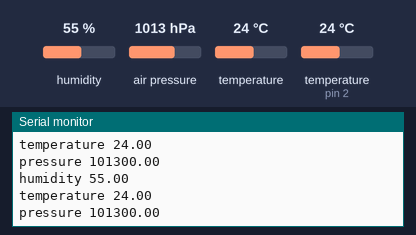
Recording of a sketch running on a simulated Arduino Uno, built with avr-gcc and run on an emulated ATmega328P. Parts: the last lines printed to the serial monitor. The inputs (shaded band) are chosen by the test bench; at power-on: humidity 55 %, air pressure 1013 hPa, temperature 24 °C, temperature (sensor on pin 2) 24 °C.

Above: at 2.8 s.
2.9 s: humidity set to 22 %
At 5.3 s:
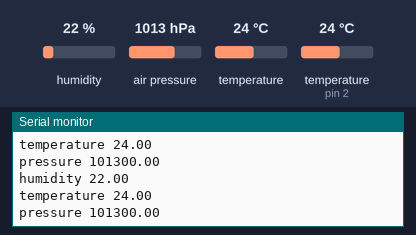
5.6 s: air pressure set to 952 hPa
At 6.9 s:
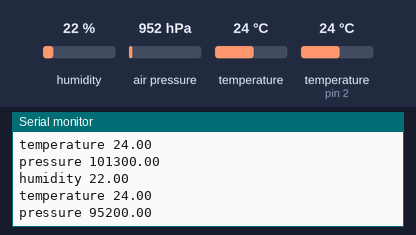
8.3 s: temperature (sensor 0) set to 12 °C
At 10.8 s:
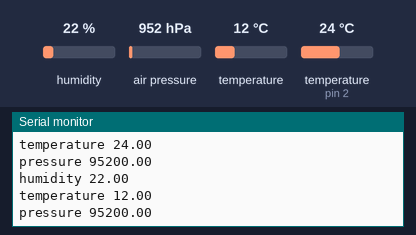
11.0 s: humidity set to 40 %
At 13.4 s:
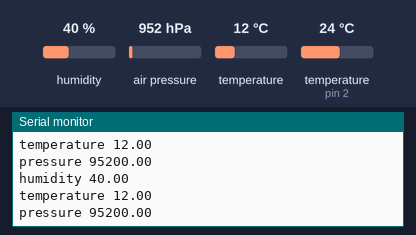
13.7 s: air pressure set to 975 hPa
At 15.0 s:
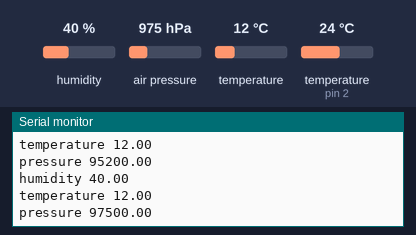
Timing chart, 0 to 16.7 s (numbered marks = the images above; inputs shaded):
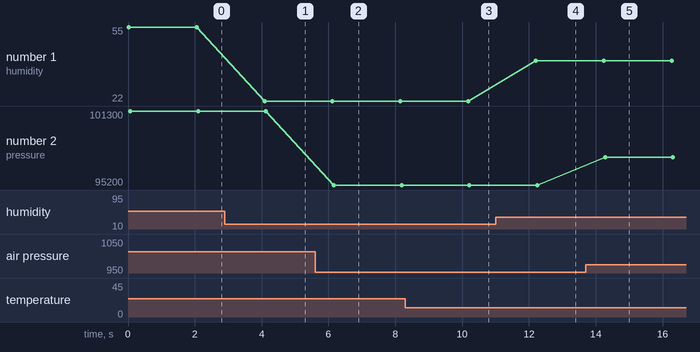

Measured:
- after the input at 2.9 s, the serial monitor: prints a new line after 1.2 s (image 1)
- after the input at 5.6 s, the serial monitor: prints a new line after 0.56 s (image 2)
- after the input at 8.3 s, the serial monitor: prints a new line after 1.9 s (image 3)
- after the input at 11.0 s, the serial monitor: prints a new line after 1.2 s (image 4)
- after the input at 13.7 s, the serial monitor: prints a new line after 0.58 s (image 5)
- plotted number 1: 55 → 22 after the input at 2.9 s, 22 → 40 after the input at 11.0 s
- plotted number 2: 101300 → 95200 after the input at 5.6 s, 95200 → 97500 after the input at 13.7 s

The sketch:

stormyMain.ino
```cpp
#include <Wire.h>
#include <OneWire.h>
#include <Adafruit_BMP085.h>
#include <Adafruit_Sensor.h>
#include <DHT.h>

#define DHTPIN 2          //DHT data is connected to pin2
#define DHTTYPE DHT11     //  sensor type DHT11
#define mainDelay 2000

DHT dht(DHTPIN, DHTTYPE); //global object dht
Adafruit_BMP085 bmp; //global object bmp


    void setup()
    {
      Serial.begin(9600);     // serial port init
      dht.begin();            // sensor init
      if (!bmp.begin()) {
	Serial.println("Could not find a valid BMP085 sensor, wiring!");
	while (1) {}
      }
    }

    void loop()
    {
        float p = bmp.readPressure();     // read pressure
        float t = bmp.readTemperature();  // read temperature
        float h = dht.readHumidity();     // read humidity

      if (isnan(t) || isnan(h))
      {
        Serial.print("DHT read error!");
      }
      else
      {
        Serial.print("humidity ");
        Serial.println(h);
        Serial.print("temperature ");
        Serial.println(t);
        Serial.print("pressure ");
        Serial.println(p);
      }

      delay(mainDelay);    //delay
    }
```
